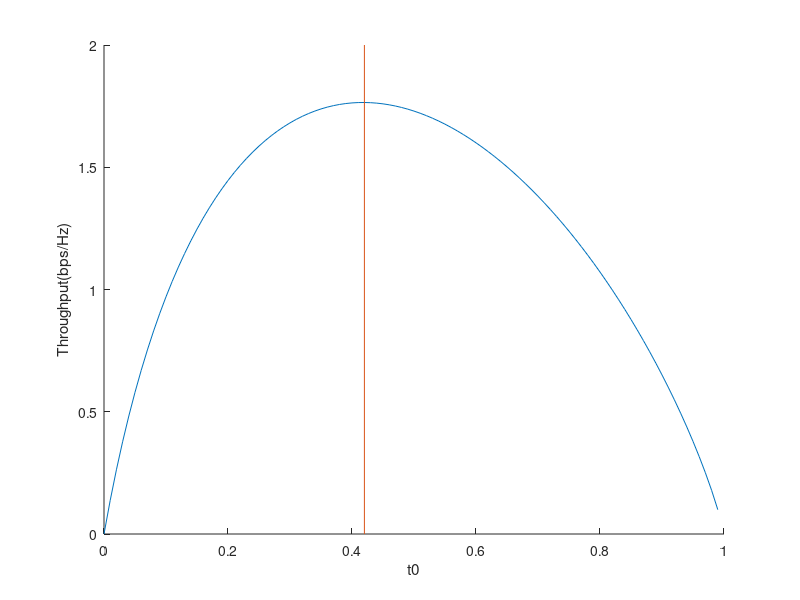

This chart was generated by the following MATLAB code:
%%when K is 0,ploting throughput ,Fig 3.
i=1;
gam1=10;
t0=[0:0.01:1];
t1=1-t0;
R1=t1.*log2(1+gam1*(t0./t1));
axis([0,1,0,2])
hold on
plot(t0,R1)
[M,I] = max(R1(:));
t0(I)
hold on
line([t0(I) t0(I)],ylim)
xlabel('t0')
ylabel('Throughput(bps/Hz)')
